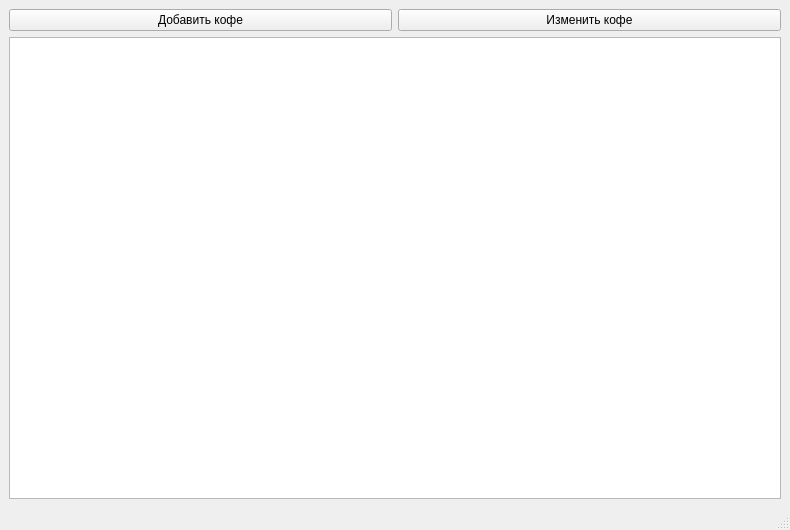
<?xml version="1.0" encoding="UTF-8"?>
<ui version="4.0">
 <class>MainWindow</class>
 <widget class="QMainWindow" name="MainWindow">
  <property name="geometry">
   <rect>
    <x>0</x>
    <y>0</y>
    <width>790</width>
    <height>530</height>
   </rect>
  </property>
  <property name="windowTitle">
   <string>Капучино</string>
  </property>
  <widget class="QWidget" name="centralwidget">
   <layout class="QGridLayout" name="gridLayout">
    <item row="0" column="0">
     <widget class="QPushButton" name="btn_add_coffee">
      <property name="text">
       <string>Добавить кофе</string>
      </property>
     </widget>
    </item>
    <item row="0" column="1">
     <widget class="QPushButton" name="btn_edit_coffe">
      <property name="text">
       <string>Изменить кофе</string>
      </property>
     </widget>
    </item>
    <item row="1" column="0" colspan="2">
     <widget class="QTableWidget" name="coffee_table">
      <property name="sizeAdjustPolicy">
       <enum>QAbstractScrollArea::AdjustToContents</enum>
      </property>
      <property name="editTriggers">
       <set>QAbstractItemView::NoEditTriggers</set>
      </property>
      <property name="tabKeyNavigation">
       <bool>true</bool>
      </property>
      <property name="showDropIndicator" stdset="0">
       <bool>true</bool>
      </property>
      <property name="dragEnabled">
       <bool>false</bool>
      </property>
      <property name="dragDropOverwriteMode">
       <bool>true</bool>
      </property>
      <property name="dragDropMode">
       <enum>QAbstractItemView::NoDragDrop</enum>
      </property>
      <property name="defaultDropAction">
       <enum>Qt::IgnoreAction</enum>
      </property>
      <property name="alternatingRowColors">
       <bool>false</bool>
      </property>
      <property name="selectionMode">
       <enum>QAbstractItemView::SingleSelection</enum>
      </property>
      <property name="textElideMode">
       <enum>Qt::ElideRight</enum>
      </property>
      <attribute name="horizontalHeaderVisible">
       <bool>true</bool>
      </attribute>
      <attribute name="horizontalHeaderCascadingSectionResizes">
       <bool>false</bool>
      </attribute>
      <attribute name="horizontalHeaderHighlightSections">
       <bool>true</bool>
      </attribute>
      <attribute name="horizontalHeaderShowSortIndicator" stdset="0">
       <bool>false</bool>
      </attribute>
      <attribute name="horizontalHeaderStretchLastSection">
       <bool>false</bool>
      </attribute>
      <attribute name="verticalHeaderCascadingSectionResizes">
       <bool>false</bool>
      </attribute>
      <attribute name="verticalHeaderHighlightSections">
       <bool>true</bool>
      </attribute>
      <attribute name="verticalHeaderStretchLastSection">
       <bool>false</bool>
      </attribute>
     </widget>
    </item>
   </layout>
  </widget>
  <widget class="QMenuBar" name="menubar">
   <property name="geometry">
    <rect>
     <x>0</x>
     <y>0</y>
     <width>790</width>
     <height>21</height>
    </rect>
   </property>
  </widget>
  <widget class="QStatusBar" name="statusbar"/>
 </widget>
 <resources/>
 <connections/>
</ui>
